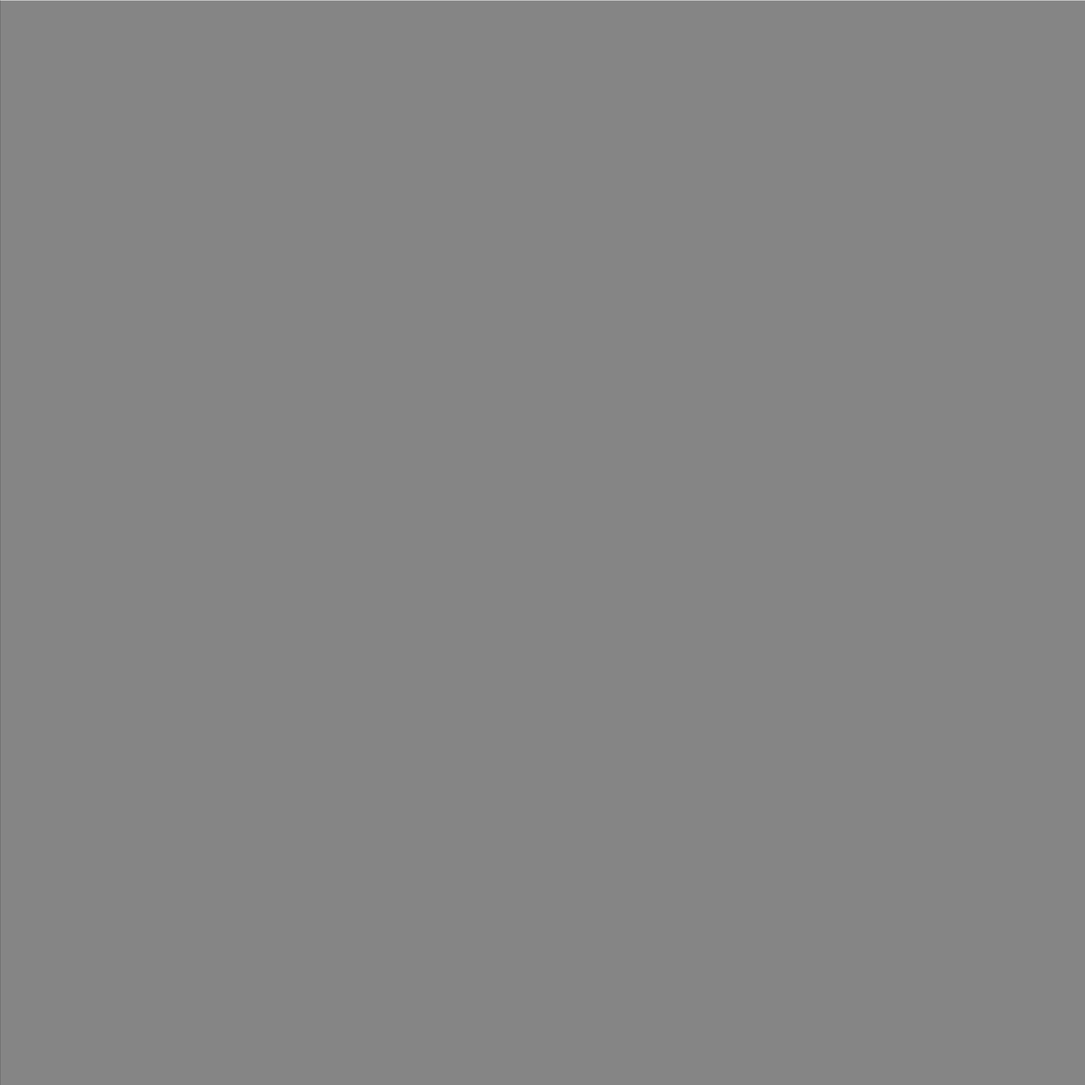
Frame 1 (no input)
Frame 60 (the mouse pressed at the canvas centre just before this capture): identical to frame 1, image omitted
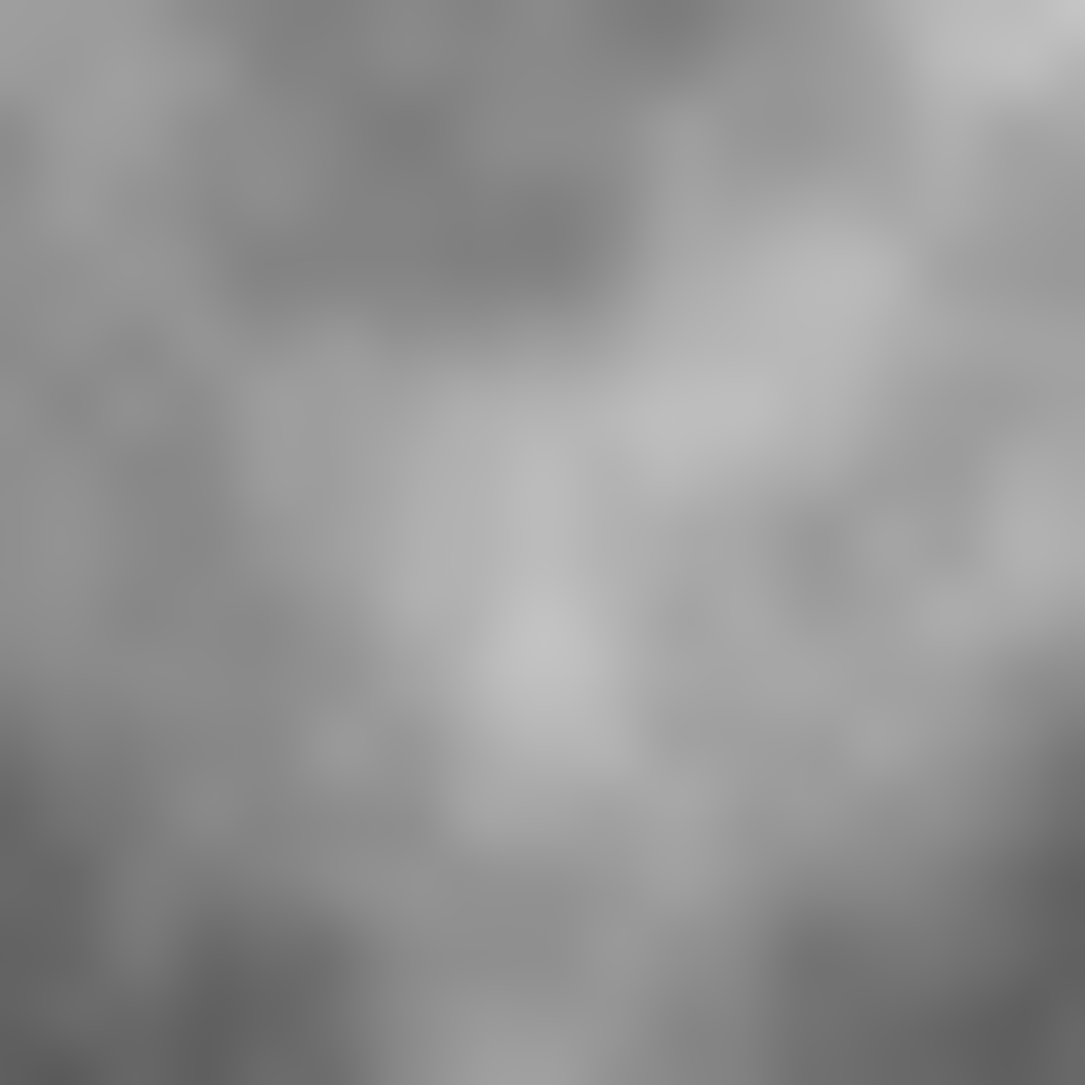
Frame 120 (the mouse held since frame 60 and released just before this capture)

The Processing sketch that drew these frames (run headless with seeded random() and noise(); from frame 60 on, the mouse is pressed at the canvas centre):

// Processing sketch: Example_1
// ── Example_1.pde
float noiseScale = 0.02;

void setup(){
  size(1600,1600);
  
  
}

void draw(){
  loadPixels();
  int index = 0;
  for(float y = 0; y < height; y++){
    for(float x = 0; x < width; x++){
      //int index = y * width + x;
      float value = noise(1000+x/(float)mouseX,1000+y/(float)mouseY);
      float remappedValue = RemapValue(value, 0.0f, 1.0f, 64f, 255f);
      /*if(value < 0.65){
        remappedValue = RemapValue(value, 0.0f, 1.0f, 0f, 255f);
      }
      else{
        remappedValue = RemapValue(0.65, 0.0f, 1.0f, 0f, 255f);
      }*/
      color c = color(remappedValue);
      pixels[index] = c;
      
      index++;
    }
  }
  updatePixels();
}

public float RemapValue(float initVal, float initRangeMin, float initRangeMax, float finRangeMin, float finRangeMax){
  float finalVal = finRangeMin + (initVal-initRangeMin)*(finRangeMax-finRangeMin)/(initRangeMax-initRangeMin);
  return finalVal;
}
// ── HeightMap.pde
public class HeightMap{
  private int _sizeX;
  private int _sizeY;
  private float _centerX;
  private float _centerY;
  private float _extentX;
  private float _extentY;
  public HeightMap(){
    
  }
}
